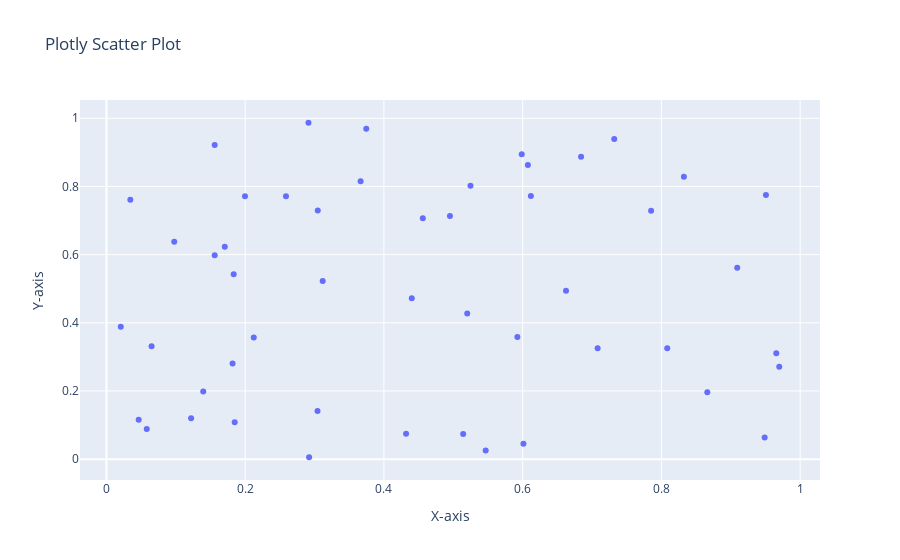

Notebook cell for this chart:
### Markdown cell above
Plotly

### Code cell
df = pd.DataFrame({'X': x, 'Y': y})
fig = px.scatter(df, 'X', 'Y', title="Plotly Scatter Plot", labels={'X': "X-axis", 'Y': "Y-axis"})
fig.show()

### Figure 1 — Plotly figure (JSON) as saved in the notebook; plotly's stock layout.template omitted (floating-point values rounded to 4 significant figures)
{"data": [{"hovertemplate": "X-axis=%{x}<br>Y-axis=%{y}<extra></extra>", "legendgroup": "", "marker": {"color": "#636efa", "symbol": "circle"}, "mode": "markers", "name": "", "orientation": "v", "showlegend": false, "type": "scatter", "x": [0.3745, 0.9507, 0.732, 0.5987, 0.156, 0.156, 0.05808, 0.8662, 0.6011, 0.7081, 0.02058, 0.9699, 0.8324, 0.2123, 0.1818, 0.1834, 0.3042, 0.5248, 0.4319, 0.2912, 0.6119, 0.1395, 0.2921, 0.3664, 0.4561, 0.7852, 0.1997, 0.5142, 0.5924, 0.04645, 0.6075, 0.1705, 0.06505, 0.9489, 0.9656, 0.8084, 0.3046, 0.09767, 0.6842, 0.4402, 0.122, 0.4952, 0.03439, 0.9093, 0.2588, 0.6625, 0.3117, 0.5201, 0.5467, 0.1849], "xaxis": "x", "y": [0.9696, 0.7751, 0.9395, 0.8948, 0.5979, 0.9219, 0.08849, 0.196, 0.04523, 0.3253, 0.3887, 0.2713, 0.8287, 0.3568, 0.2809, 0.5427, 0.1409, 0.8022, 0.07455, 0.9869, 0.7722, 0.1987, 0.005522, 0.8155, 0.7069, 0.729, 0.7713, 0.07404, 0.3585, 0.1159, 0.8631, 0.6233, 0.3309, 0.06356, 0.311, 0.3252, 0.7296, 0.6376, 0.8872, 0.4722, 0.1196, 0.7132, 0.7608, 0.5613, 0.771, 0.4938, 0.5227, 0.4275, 0.02542, 0.1079], "yaxis": "y"}], "layout": {"legend": {"tracegroupgap": 0}, "title": {"text": "Plotly Scatter Plot"}, "xaxis": {"anchor": "y", "domain": [0, 1], "title": {"text": "X-axis"}}, "yaxis": {"anchor": "x", "domain": [0, 1], "title": {"text": "Y-axis"}}}}
